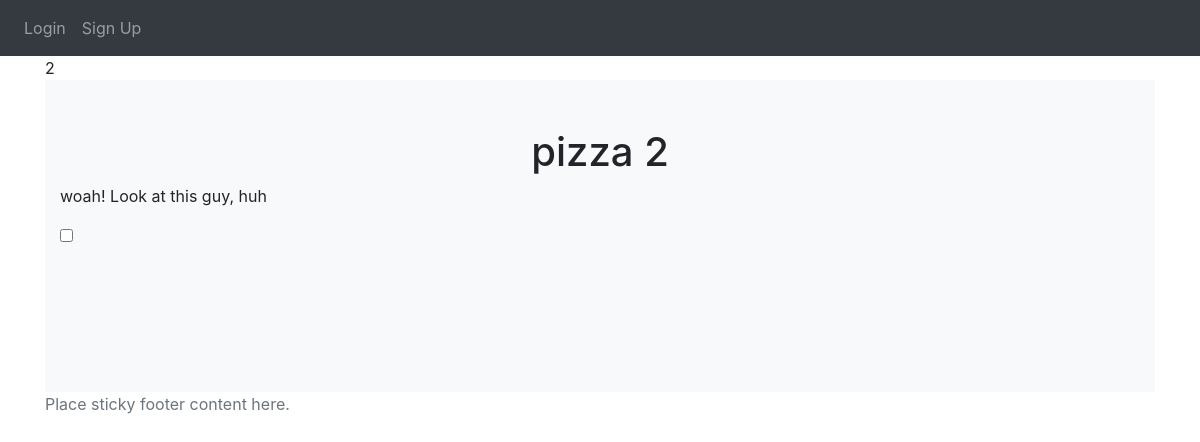
/item/1, run on an earlier commit of the app's database.
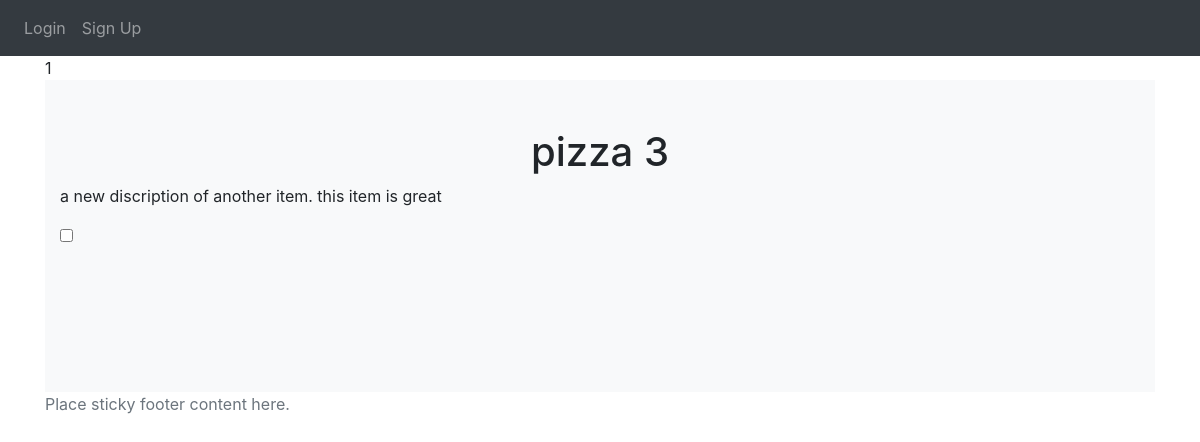
And on a later commit of the database.
### website/models.py (models this page shows)
class Items(db.Model):
    id = db.Column(db.Integer, primary_key=True)
    quantity = db.Column(db.Integer)
    price = db.Column(db.Integer)
    option1price = db.Column(db.Integer)
    option2price = db.Column(db.Integer)
    name = db.Column(db.String(150))
    option1Name = db.Column(db.String(150))
    option2Name = db.Column(db.String(150))
    description = db.Column(db.String(500))
    option1Description = db.Column(db.String(500))
    option2Description = db.Column(db.String(500))
    item_image = db.Column(db.String(40))

### website/views.py (the view)
@views.route('/item/<int:id>', methods=['GET', 'POST'])
def item(id):
  if request.method == 'POST':
    name = request.form.get('name')
    price = request.form.get('price')
    cart_item = Cart(name=name, price=price)
    db.session.add(cart_item)
    db.session.commit()
    flash('Added to cart!', category='success')
    return redirect(url_for('views.cart'))
  else:
    rows = Cart.query.filter(Cart.id).count()
    return render_template('item.html', user=current_user, current_item=get_items()[id-1], rows = rows)

### website/views.py (called while the page is built)
def get_items():
  ids = [id[0] for id in Items.query.with_entities(Items.id).all()] # fixed
  test_items = []
  for id in ids:
    item = Items.query.filter_by(id=id).first()
    grabber = {'id': 0, 'name': '', 'price': 0, 'desc': '', 'img': '', 'toppings': ['']}
    grabber['id'] = item.id
    grabber['name'] = item.name
    grabber['price'] = item.price
    grabber['desc'] = item.description
    grabber['img'] = item.item_image
    test_items.append(grabber)
  return test_items

### website/templates/item.html (shortened to what this page needs)
{% extends "base.html" %} {% block title %}Item{% endblock %}
{% block content%}
{{current_item.id}}
<div class="album py-5 bg-light">
    <h1 align="center">{{ current_item.name }}</h1>
    <div class="container">
        <p>{{ current_item.desc }}</p>
        <p>
          {% for topping in current_item.toppings %}
          <input type="checkbox" id="id_{{topping}}" name="toppings" value="{{topping}}">
          <label for="id_{{topping}}">{{ topping }}</label><br>
          {% endfor %}
        </p>
        <form method="POST">
          <div class="form-group">
          </div>
          <div class="form-group">
          </div>
      </form>
    </div>
</div>
{% endblock %}

### website/templates/base.html (shortened to what this page needs)
<!DOCTYPE html>
<html>
  <head>
    <link
      rel="stylesheet"
      href="https://stackpath.bootstrapcdn.com/bootstrap/4.4.1/css/bootstrap.min.css"
    />
    <link
      rel="stylesheet"
      href="https://stackpath.bootstrapcdn.com/font-awesome/4.7.0/css/font-awesome.min.css"
    />
  </head>
  <body>
    <nav class="navbar navbar-expand-lg navbar-dark bg-dark">
      <div class="collapse navbar-collapse" id="navbar">
        <div class="navbar-nav">
          {% if user.is_authenticated %}
            {% if user.id == 1 %}
            <a class="nav-item nav-link" id="home" href="/admin">Admin</a>
            {% endif %}
          <a class="nav-item nav-link" id="home" href="/">Home</a>
          <a class="nav-item nav-link" id="logout" href="/logout">Logout</a>
          <a class="nav-item nav-link" id="menu" href="/menu">Menu</a>
          <a class="nav-item nav-link" id="cart" href="/cart">Cart ({% block cart %}0{% endblock %})</a>
          {% else %}
          <a class="nav-item nav-link" id="login" href="/login">Login</a>
          <a class="nav-item nav-link" id="signUp" href="/sign-up">Sign Up</a>
          {% endif %}
        </div>
      </div>
    </nav>
    <div class="container">{% block content %} {% endblock %}</div>
  </body>
  <footer class="footer">
    <div class="container">
      <span class="text-muted">Place sticky footer content here.</span>
    </div>
  </footer>
</html>

What changed in the data, as far as the page shows it:
no longer on this page (row edited): Items: name "pizza 2", desc "woah! Look at this guy, huh"
added Items: name "pizza 3", desc "a new discription of another item. this item is great"
Also different on the page:
{{ current_item.id }}: "2" → "1"
